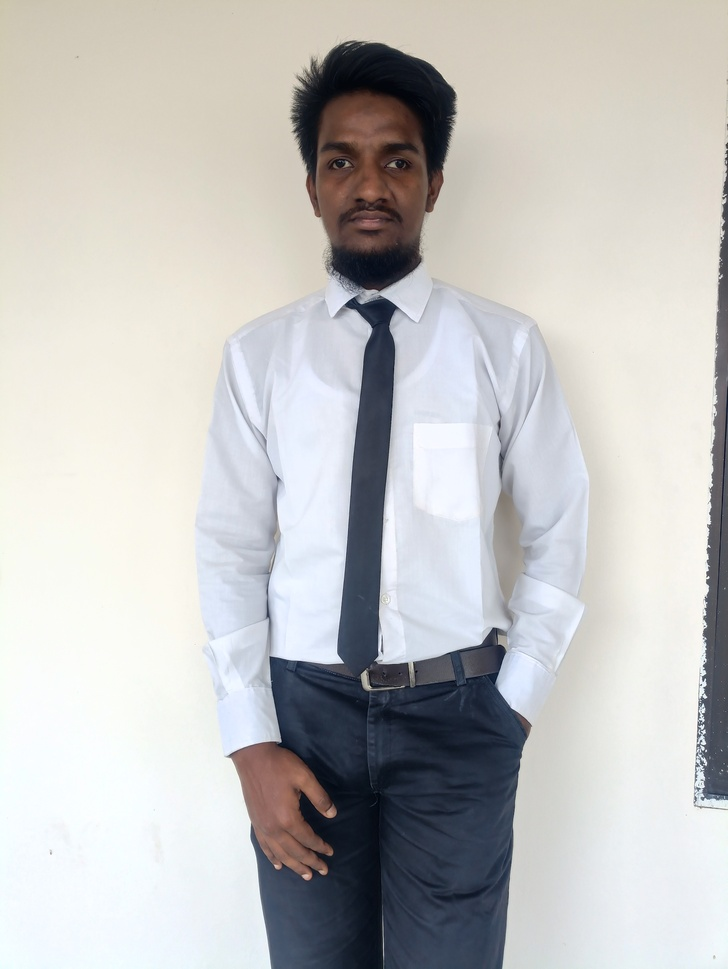
#> input picture nobiprofile.jpg, 728 x 969 px, shrunk from 3472 x 4624 before the run
$ python iris2.py
#> lines starting #> are read from the running program, lines starting #| are printed output that depends on the picture
import cv2
import numpy as np

# Load the image
image_path = 'nobiprofile.jpg'  # Change this to your image path
image = cv2.imread(image_path)
#> image is the input picture: shape (969, 728, 3); mean B, G, R 193.1, 194.2, 194.7

# Convert the image to grayscale
gray = cv2.cvtColor(image, cv2.COLOR_BGR2GRAY)
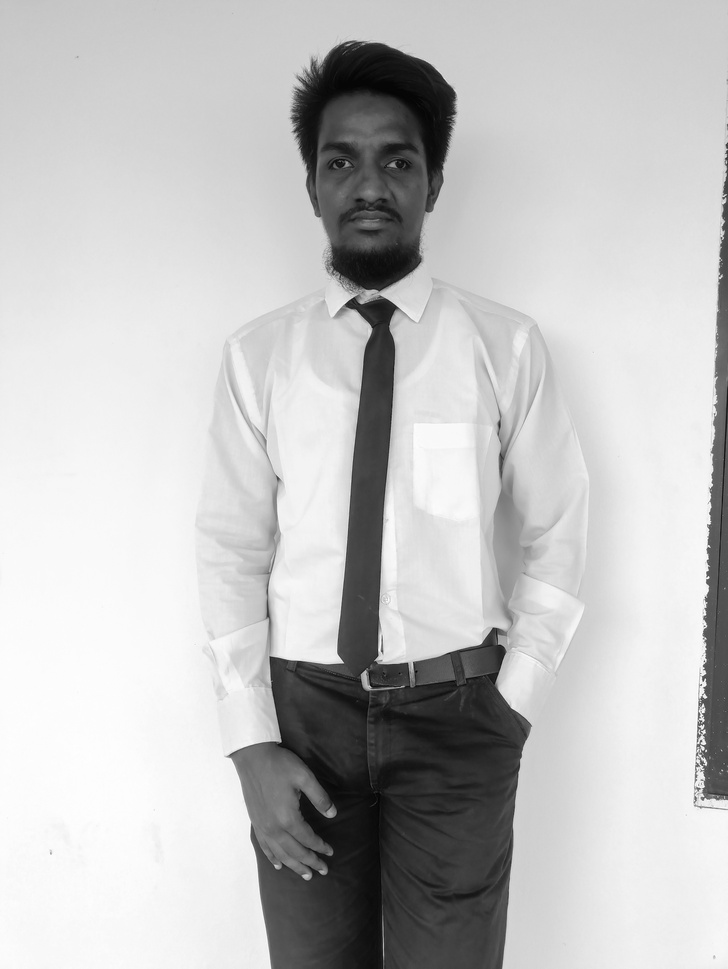
#> gray: shape (969, 728); min 1, max 255, mean 194.2

# Detect faces in the image
face_cascade = cv2.CascadeClassifier(cv2.data.haarcascades + 'haarcascade_frontalface_default.xml')
eye_cascade = cv2.CascadeClassifier(cv2.data.haarcascades + 'haarcascade_eye.xml')

faces = face_cascade.detectMultiScale(gray, 1.3, 5)
#> faces = [[296, 105, 149, 149]]

for (x, y, w, h) in faces:
    # Select the region of interest which is the face area
    roi_gray = gray[y:y + h, x:x + w]
    roi_color = image[y:y + h, x:x + w]

    # Detect eyes in the face region
    eyes = eye_cascade.detectMultiScale(roi_gray)

    for (ex, ey, ew, eh) in eyes:
        # Select the region of interest which is the eye area
        eye_roi_color = roi_color[ey:ey + eh, ex:ex + ew]

        # Detect iris using HoughCircles
        eye_gray = cv2.cvtColor(eye_roi_color, cv2.COLOR_BGR2GRAY)
        circles = cv2.HoughCircles(eye_gray, cv2.HOUGH_GRADIENT, dp=1, minDist=20, param1=50, param2=30, minRadius=0,
                                   maxRadius=0)

        if circles is not None:
            circles = np.round(circles[0, :]).astype("int")
            for (x, y, r) in circles:
                # Draw the circle around the iris
                cv2.circle(eye_roi_color, (x, y), r, (0, 255, 0), 2)
#> this loop made 1 pass
#> (w, h, eyes) on pass 1: (149, 149, [[23, 39, 39, 39], [79, 36, 43, 43]])
#> pass 1, `roi_gray = gray[y:y + h, x:x + w]`:
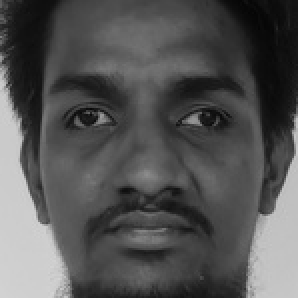
#> roi_gray: shape (149, 149) (shown 2 times larger); min 4, max 213, mean 84.1
#> pass 1, `roi_color = image[y:y + h, x:x + w]`:
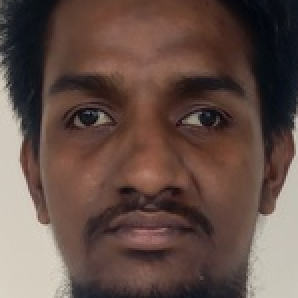
#> roi_color: shape (149, 149, 3) (shown 2 times larger); mean B, G, R 71.3, 78.6, 99.7
#> after the loop:
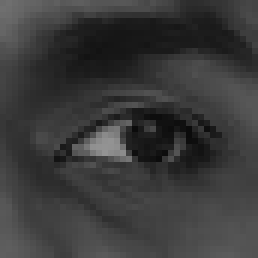
#> eye_gray: shape (43, 43) (shown 6 times larger); min 11, max 147, mean 58.2
#> after the loop:
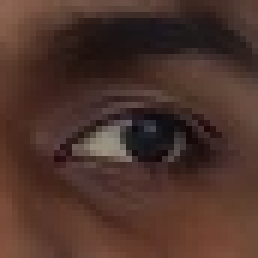
#> eye_roi_color: shape (43, 43, 3) (shown 6 times larger); mean B, G, R 43.3, 51.5, 77.1

# Display the result
cv2.imshow('Iris Detection', image)
cv2.waitKey(0)
cv2.destroyAllWindows()
